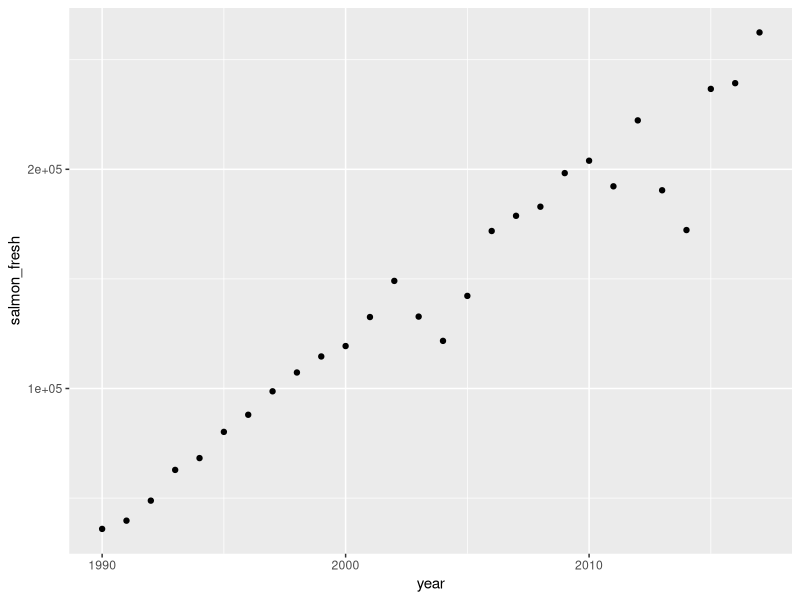
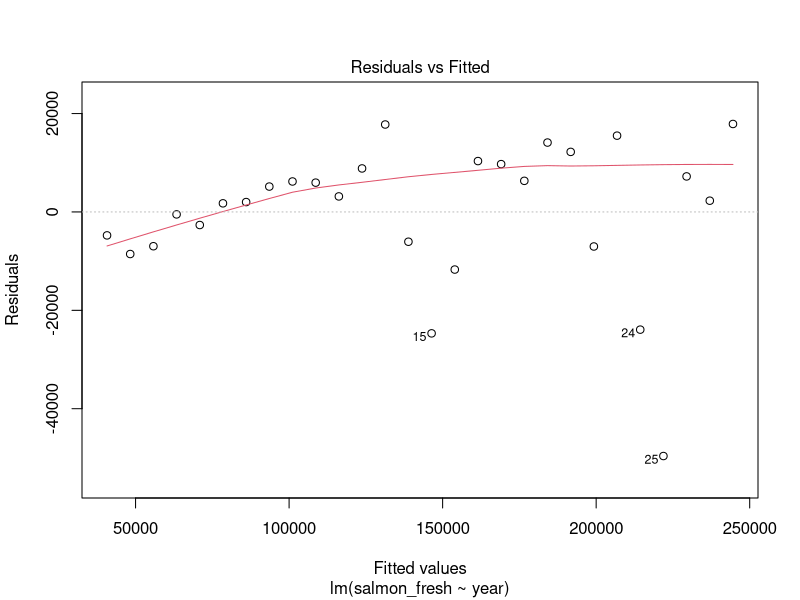
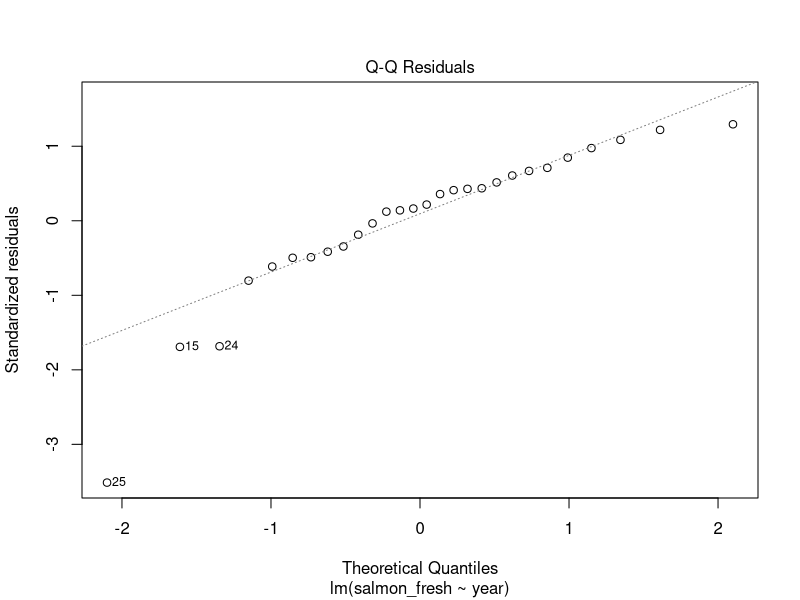
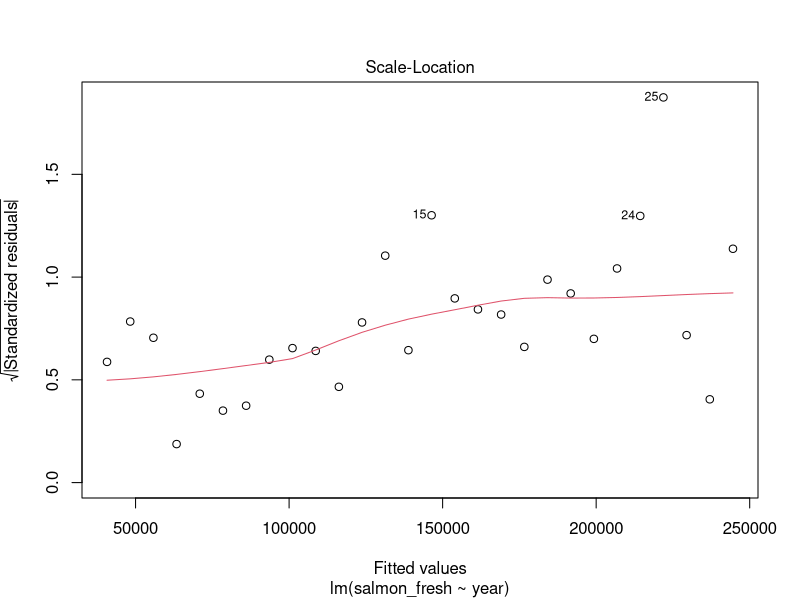
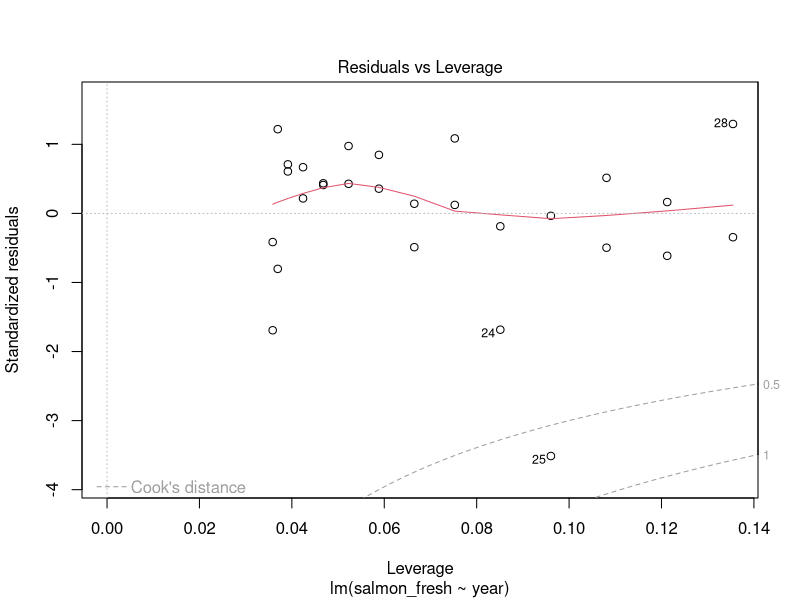
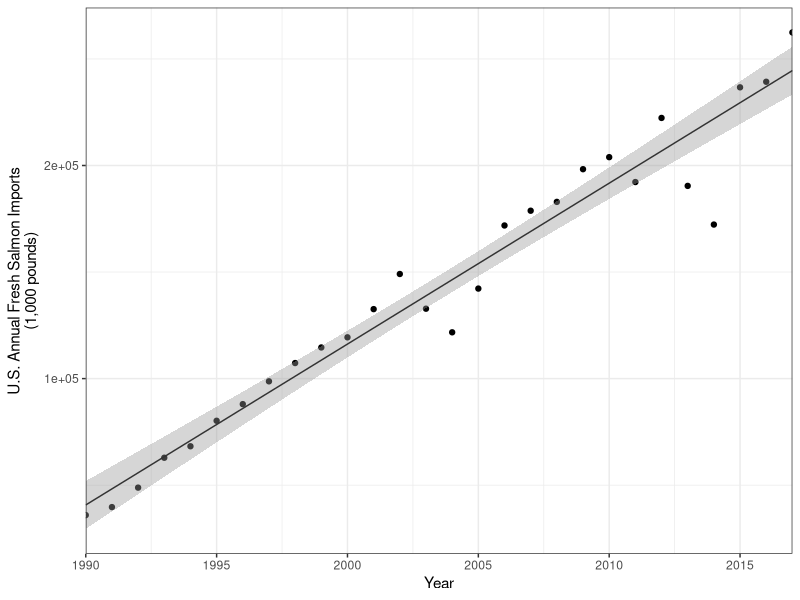

Reproduce these figures in R, in order.
## ---- chunk 1
knitr::opts_chunk$set(echo = TRUE)
## ---- chunk 2

library(tidyverse)
salmon <- read_csv("salmon_imports.csv")

## ---- chunk 3

salmon_scatter <- ggplot(salmon, aes(x = year, y = salmon_fresh)) +
  geom_point()
salmon_scatter

#Overall, does it look like describing the relationship between year and fresh salmon imports using linear regression makes sense? Do you have any concerns about using linear regression to describe the relationship?

#over all it is linear but there are a few jogs in the data that make linear regression maybe in appropriate.

## ---- chunk 4
#Is there a linear relationship between volume of salmon imported and year

salmon_model <- lm(salmon_fresh ~ year, data = salmon)
salmon_model #shows intercept and slope

#model equation
# Imports(tons) = -14982940 + 7550(year)


## ---- chunk 5

plot(salmon_model) #shows diagnostic plots that describe more about the model

#Do residuals appear normally distributed?
#they are not completely normally distributed,they spread out towards the end

#Any concerns about heteroscedasticity or outliers?
#They are not spread evenly, the outliers increase as you continue down

## ---- chunk 6
summary(salmon_model)

#Does year significantly predict salmon imports?
#yes the lower p-value of <2.2e-16 is sig

#What does the R2 value actually mean in words?
#0.9478 means that the salmon volume is 94% explained by the year

#What proportion of the variance in salmon imports is NOT explained by year?
#about 0.06

## ---- chunk 7

salmon_final_graph <- ggplot(salmon, aes(x = year, y = salmon_fresh)) +
  geom_point() +
  geom_smooth(method = lm, se = TRUE, size = 0.5, color = "gray20") + #adds the linear model with a standard error
  theme_bw() +
  scale_x_continuous(expand = c(0,0), limits = c(1990, 2017)) +
  labs(x = "Year", y = "U.S. Annual Fresh Salmon Imports\n(1,000 pounds)")

salmon_final_graph

## ---- chunk 8

new_years <- data.frame(year = c(2022, 2024, 2026, 2028)) #creating a new data frame with just one colum with the given years

#to find values for the years you want use predict()
future_predict <- predict(salmon_model, newdata = new_years, interval = "confidence") #cofidence for the 95% CI, reports the upper and lower bounds
future_predict

#creating a dataframe with the predicted values and the new_years dataframe
predictions <- data.frame(new_years, future_predict)
predictions

## ---- chunk 9

salmon_r <- cor.test(salmon$year, salmon$salmon_fresh)
salmon_r

#Would you describe this as a weak/strong negative/positive correlation?
#strong positive correlation

